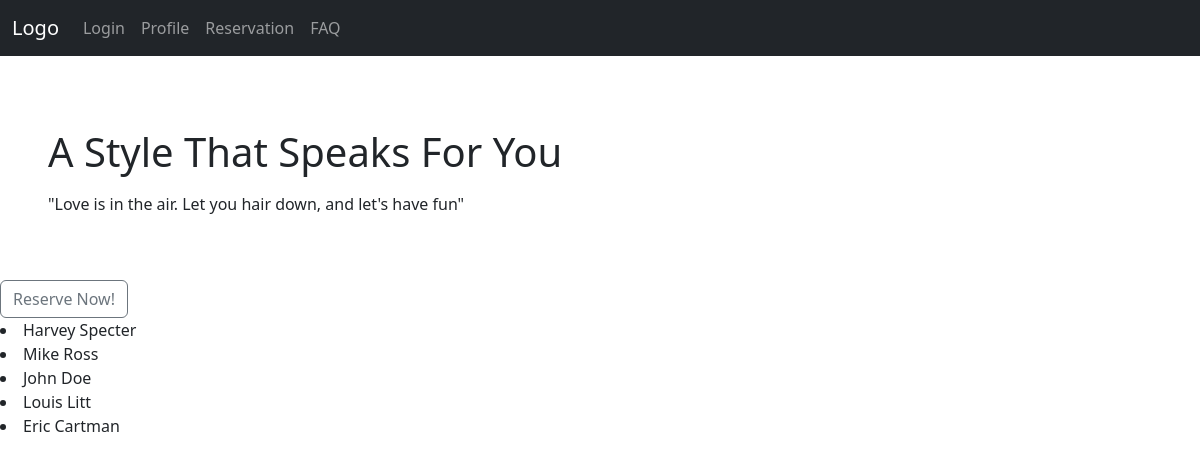
Page /barbers/barbers/ on the earlier database version.
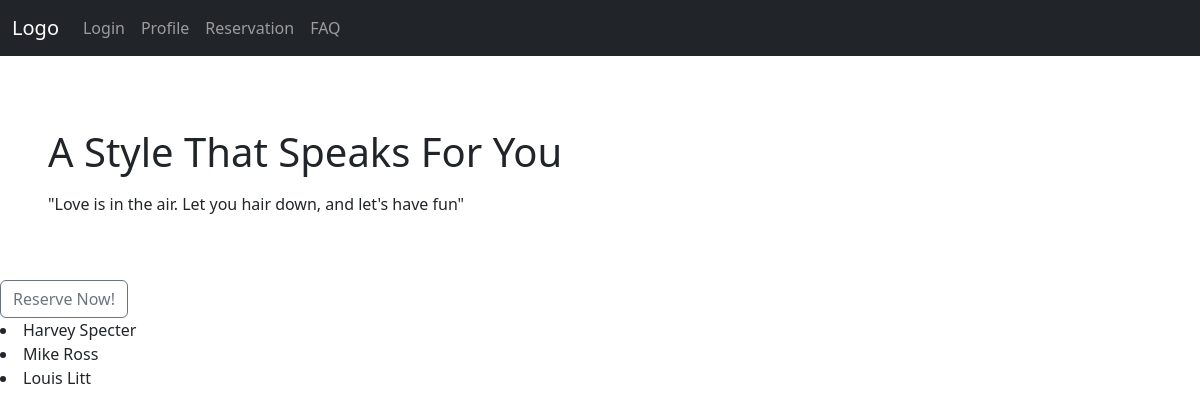
Same page on the later database version.
### barbers/models.py (models this page shows)
class Barber(models.Model):
    first_name = models.CharField(max_length=50)
    last_name = models.CharField(max_length=50)
    phone_number = models.CharField(max_length=11)
    services = models.ManyToManyField(
        "Service", verbose_name="Services Offered", related_name="barbers"
    )
    def __str__(self):
        return f"{self.first_name} {self.last_name}"

### barbers/views.py (the view)
# urls.py: path("barbers/", views.barbers, name="barbers"),
def barbers(request):
    barbers = Barber.objects.all()
    context = {"barbers": barbers}
    return render(request, "barbers/index.html", context)

### barbers/templates/barbers/index.html (shortened to what this page needs)
<!DOCTYPE html>
<html lang="en">
<head>
  <link href="https://cdn.jsdelivr.net/npm/bootstrap@5.3.3/dist/css/bootstrap.min.css" rel="stylesheet">
</head>
<body>
    <nav class="navbar navbar-expand-sm bg-dark navbar-dark">
      <div class="container-fluid">
        <a class="navbar-brand" href="#">Logo</a>
        <div class="collapse navbar-collapse" id="collapsibleNavbar">
          <ul class="navbar-nav">
            <li class="nav-item">
              <a class="nav-link" href="#">Login</a>
            </li>
            <li class="nav-item">
              <a class="nav-link" href="#">Profile</a>
            </li>
            <li class="nav-item">
              <a class="nav-link" href="#">Reservation</a>
            </li>
            <li class="nav-item">
              <a class="nav-link" href="#">FAQ</a>
            </li>
          </ul>
        </div>
      </div>
    </nav>
    <div class="mt-4 p-5">
      <h1>A Style That Speaks For You</h1>
      </p>"Love is in the air. Let you hair down, and let's have fun"</p>
    </div>
    <button type="button" class="btn btn-outline-secondary">Reserve Now!</button>
    {% for barber in barbers %}
	<li>{{barber}}</li>
	{% endfor %}
</body>
</html>

Differences in the rows shown:
removed Barber: first_name+last_name "John Doe"
removed Barber: first_name+last_name "Eric Cartman"
